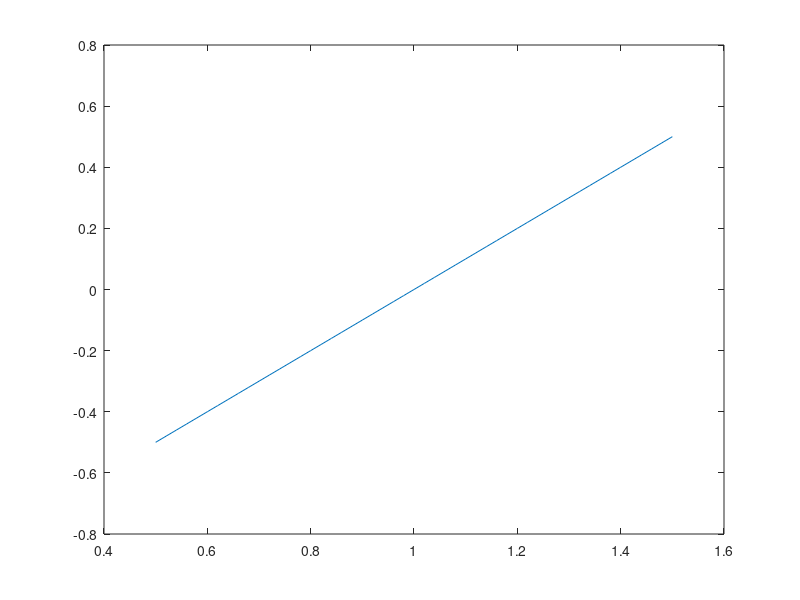

Write MATLAB code to recreate this figure. (Note: this script raises an error after producing the figure.)
clear all;
clc;
close all;

% Importing the data
data = importdata('hold_snm.csv'); % Change filename appropriately
vin = data(:,1); % First column: vin
vout = data(:,2); % Second column: vout

% Assigning variables for convenience
vin1 = vin; 
vout1 = vout;
vin2 = vout1;
vout2 = vin1;

% Initialize variables for maximum and second maximum diagonal distances
maxdiagonal = 0;
second_max_diagonal = 0;
distance = 0;

% Variables to store the points for the maximum and second maximum diagonals
myx = 0;
myy = 0;
second_myx = 0;
second_myy = 0;

% Loop through the data to calculate the diagonal distance for each point
for loopvar = 1:length(vin1)
    % Creating 45-degree lines from each point
    x = linspace(vin2(loopvar)-0.5, vin2(loopvar)+0.5, length(vin2));
    y = linspace(vout2(loopvar)-0.5, vout2(loopvar)+0.5, length(vout2));
    
    % Plotting the 45-degree lines
    plot(x, y);
    hold on;
    
    % Finding intersection points between the 45-degree lines and the original data
    P = InterX([x; y], [vin1'; vout1']);
    
    % Plot the intersection points
    plot(x, y, vin1, vout1, vin2, vout2, P(1,:), P(2,:), 'ro');
    
    try
        % Calculate the distance from the intersection point to the current point
        mypts = [vin2(loopvar) P(1); vout2(loopvar) P(2)];
        distance = dist(mypts); % Assuming 'dist' is a function to compute distance
        distance = distance(2); % Get the actual distance value
    catch
        % In case of error, skip this iteration
    end
    
    % Update maximum diagonal if the current distance is greater
    if(distance > maxdiagonal)
        % Update second maximum before updating the max
        second_max_diagonal = maxdiagonal;
        second_myx = myx;
        second_myy = myy;
        
        maxdiagonal = distance;
        myx = vin2(loopvar);
        myy = vout2(loopvar);
    elseif(distance > second_max_diagonal && distance < maxdiagonal)
        % Update the second largest diagonal if the current distance is smaller than max but larger than second max
        second_max_diagonal = distance;
        second_myx = vin2(loopvar);
        second_myy = vout2(loopvar);
    end
end

% Plot the original data points vin1 and vout1
figure();
plot(vin1, vout1, 'b-', 'LineWidth', 1.5);
hold on;

% Plot the vin2 and vout2 data points
plot(vin2, vout2, 'r-', 'LineWidth', 1.5);
grid on;
title('Hold Static Noise Margin (HSNM)');
xlim([-0.1 1.1]);  % Set the x-axis limits from -0.1 to 1.1
ylim([-0.1 1.1]);  % Set the y-axis limits from -0.1 to 1.1
xlabel('V(Qb)');
ylabel('V(Q)');

% Display the maximum diagonal distance and the lowest diagonal point (myx, myy)
disp(['Max Diagonal Distance: ', num2str(maxdiagonal)]);
disp(['Second Max Diagonal Distance: ', num2str(second_max_diagonal)]);
% disp(['Lowest Diagonal Point (myx, myy): (', num2str(myx), ', ', num2str(myy), ')']);

% Calculate the highest diagonal point (x2, y2) using the max diagonal distance
x2 = myx + maxdiagonal * cosd(45);
y2 = myy + maxdiagonal * sind(45);

% Plot the diagonal line from (myx, myy) to (x2, y2)
plot([myx, x2], [myy, y2], 'g--', 'MarkerFaceColor', 'r', 'LineWidth', 1);

% Calculate the second highest diagonal point (x2, y2) using the second max diagonal distance
x2_second = second_myx + second_max_diagonal * cosd(225);
y2_second = second_myy + second_max_diagonal * sind(225);

% Plot the second-largest diagonal line from (second_myx, second_myy) to (x2_second, y2_second)
plot([second_myx, x2_second], [second_myy, y2_second], 'm--', 'MarkerFaceColor', 'r', 'LineWidth', 1);

% Plot the lowest diagonal point (myx, myy)
% plot(myx, myy, 'bo', 'MarkerFaceColor', 'b', 'MarkerSize', 8);  % Blue circle

% Plot the highest diagonal point (x2, y2)
% plot(x2, y2, 'go', 'MarkerFaceColor', 'g', 'MarkerSize', 8);  % Green circle

% Calculate the other two points of the square by moving from (myx, myy) and (x2, y2)
x3 = myx;
y3 = myy + maxdiagonal * sind(45);

x4 = x2;
y4 = y2 - maxdiagonal * sind(45);

% Plot the square using the calculated points
plot([myx, x3], [myy, y3], 'k-', 'LineWidth', 1.5);  % Line from (myx, myy) to (x3, y3)
plot([x2, x4], [y2, y4], 'k-', 'LineWidth', 1.5);  % Line from (x2, y2) to (x4, y4)
plot([x2, x3], [y2, y3], 'k-', 'LineWidth', 1.5);  % Line from (x2, y2) to (x3, y3)
plot([x4, myx], [y4, myy], 'k-', 'LineWidth', 1.5);  % Closing the square

% Calculate the square for the second-largest diagonal
x3_second = second_myx;
y3_second = second_myy - second_max_diagonal * sind(45);

x4_second = x2_second;
y4_second = y2_second + second_max_diagonal * sind(45);

% Plot the square for the second-largest diagonal
plot([second_myx, x3_second], [second_myy, y3_second], 'k-', 'LineWidth', 1.5);  % Line from (second_myx, second_myy) to (x3_second, y3_second)
plot([x2_second, x4_second], [y2_second, y4_second], 'k-', 'LineWidth', 1.5);  % Line from (x2_second, y2_second) to (x4_second, y4_second)
plot([x2_second, x3_second], [y2_second, y3_second], 'k-', 'LineWidth', 1.5);  % Line from (x2_second, y2_second) to (x3_second, y3_second)
plot([x4_second, second_myx], [y4_second, second_myy], 'k-', 'LineWidth', 1.5);  % Closing the second square

% Show the squares and the plot
hold off;

% Calculate the side lengths for both squares
side_length_max = maxdiagonal / sqrt(2);
side_length_second_max = second_max_diagonal / sqrt(2);

% Hold static noise margin
hold_SNM = min(side_length_max, side_length_second_max);

disp(['Hold static noise margin: ', num2str(hold_SNM)]);

% Save the figure in high resolution
fig = gcf; % Get the current figure handle

% Set the resolution to 300 DPI for high quality
exportgraphics(fig, 'hold_SNM.png', 'Resolution', 300); % Save as PNG
% exportgraphics(fig, 'hold_SNM.pdf', 'Resolution', 300); % Save as PDF
